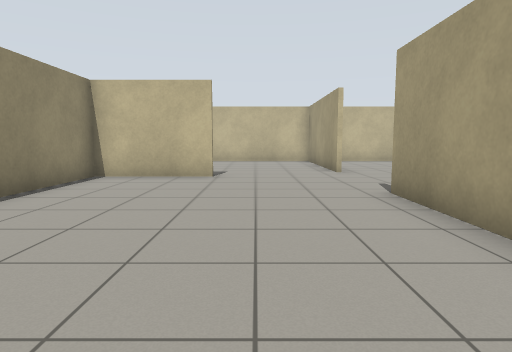
View 1 (above)

17 first-person views from a walk through a Gazebo world. The camera is 0.94 m above the floor, tilts 6° down and sees 75° across. The floor is counted in squares, 1 m on a side. Each view is taken from the middle of a square. On the plan, view 1 faces up. The plan holds only what a view shows up to about 12 squares ahead; the rest is blank.

View 2
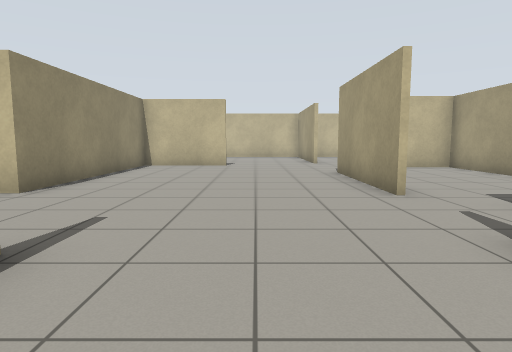

View 3
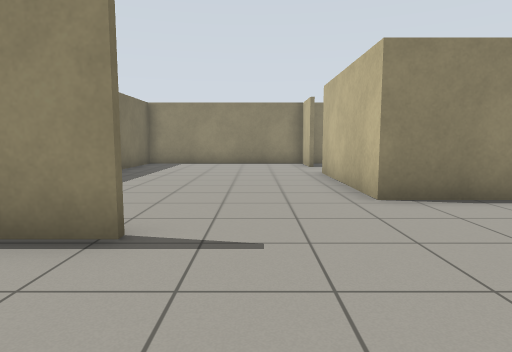

View 4
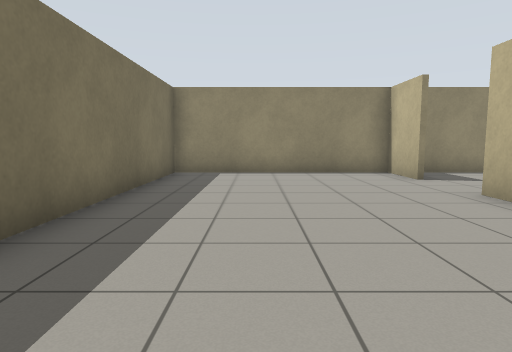

View 5
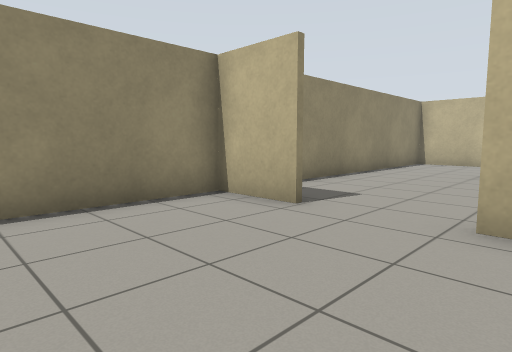

View 6
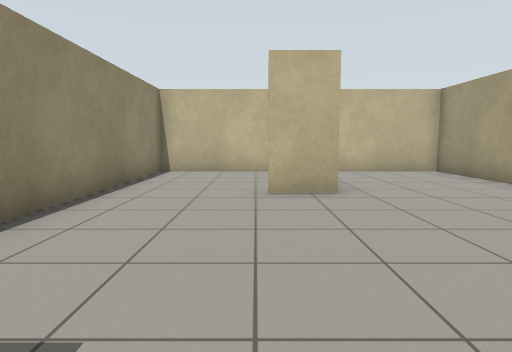

View 7
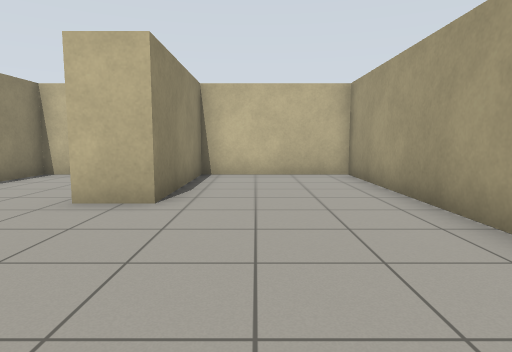

View 8
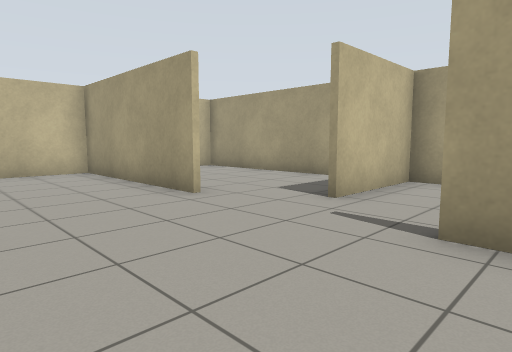

View 9
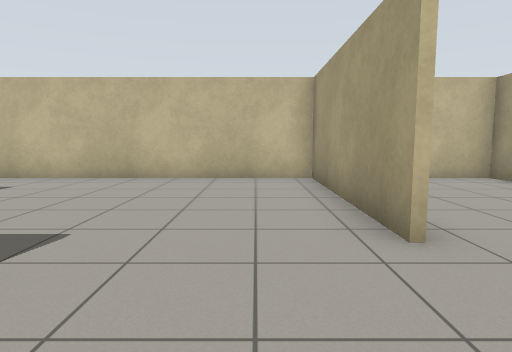

View 10
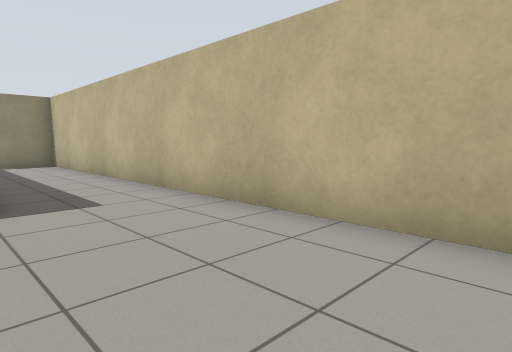

View 11
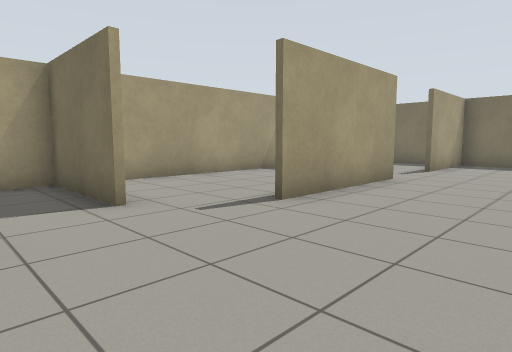

View 12
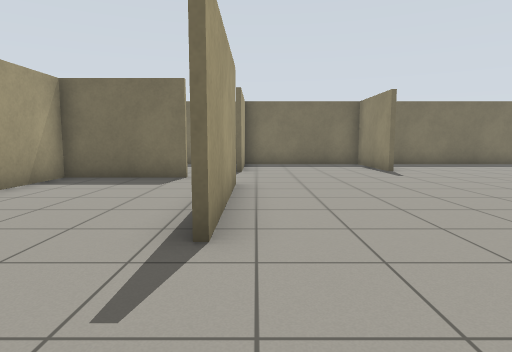

View 13
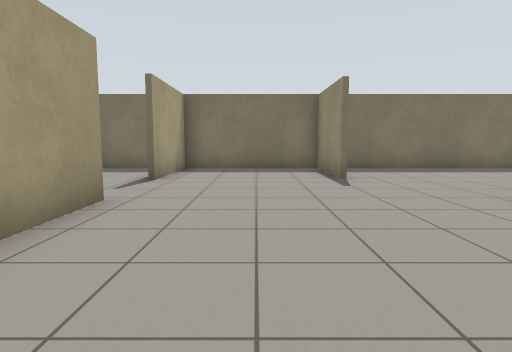

View 14
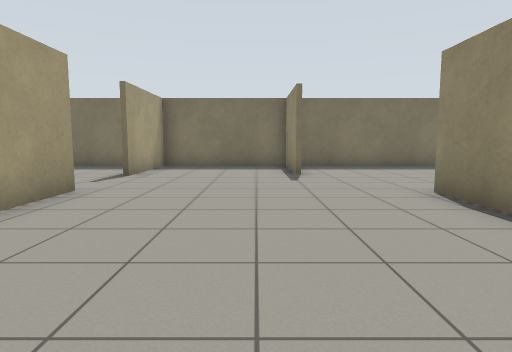

View 15
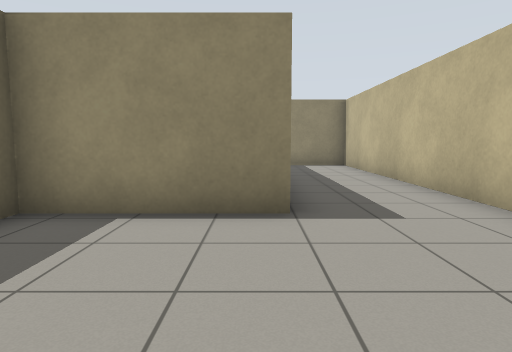

View 16
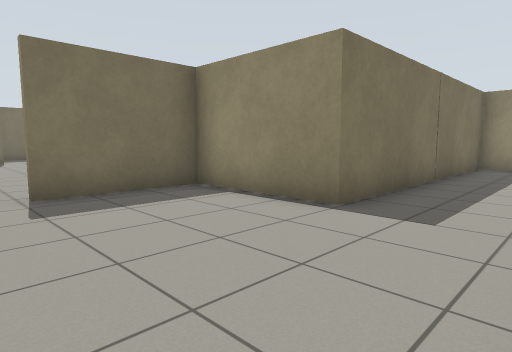

View 17
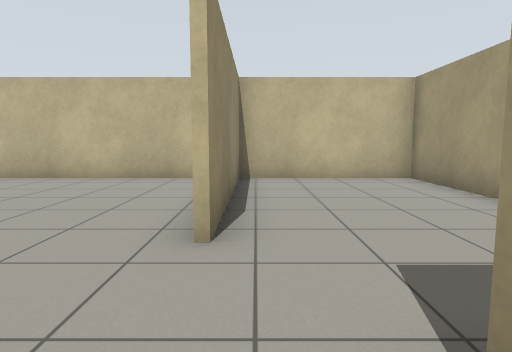

### Floor plan
Points are (right, up) in squares from view 1. A wall is a line through its corners. A room is listed if a view was taken in it or the views show most of it. See-through windows are left out.
Room 1 (views 1, 2, 3, 4, 5, 6, 7, 8, 9, 10, 11, 12, 13, 14, 15, 16, 17)
walls: (-4.4, 6.3) (-4.4, 12.3) (-8.5, 12.3) (-8.5, 7.9) (-9.9, 7.9); (-4.4, 8.9) (-1.1, 8.9); (-1.1, 8.8) (-4.4, 8.8); (2.4, 10) (2.4, 15.5); (2.4, 1.6) (2.4, 6); (3.7, 8.1) (7, 8.1); (-2.1, -1.2) (-2.1, -4.4) (2.4, -4.4) (2.4, -0.9); (3.8, 0.5) (6.9, 0.5) (6.9, 15.4) (-12.9, 15.4) (-12.9, 3); (-11, 1.9) (-12.9, 1.9) (-12.9, -4.4) (-3, -4.4); (-9.5, 12.3) (-13, 12.3); (7, 7.9) (3.7, 7.9); (2.6, 15.5) (2.6, 10); (-13, 12.4) (-4.3, 12.4) (-4.3, 1.9) (-8.9, 1.9)

Where each view was taken, in squares from view 1:
view 1: 0 up, 0 right, facing up
view 2: 4 down, 0 right, facing up
view 3: 0 up, 1 right, facing left
view 4: 2 down, 3 left, facing left
view 5: 2 down, 8 left, facing up-left
view 6: 2 up, 10 left, facing up
view 7: 3 up, 7 left, facing up
view 8: 5 up, 1 left, facing up-right
view 9: 7 up, 1 right, facing up
view 10: 12 up, 1 right, facing up-left
view 11: 10 up, 1 left, facing down-right
view 12: 9 up, 2 right, facing down
view 13: 7 up, 0 right, facing down
view 14: 8 up, 1 left, facing down
view 15: 12 up, 0 right, facing left
view 16: 15 up, 0 right, facing down-left
view 17: 7 up, 3 right, facing up
